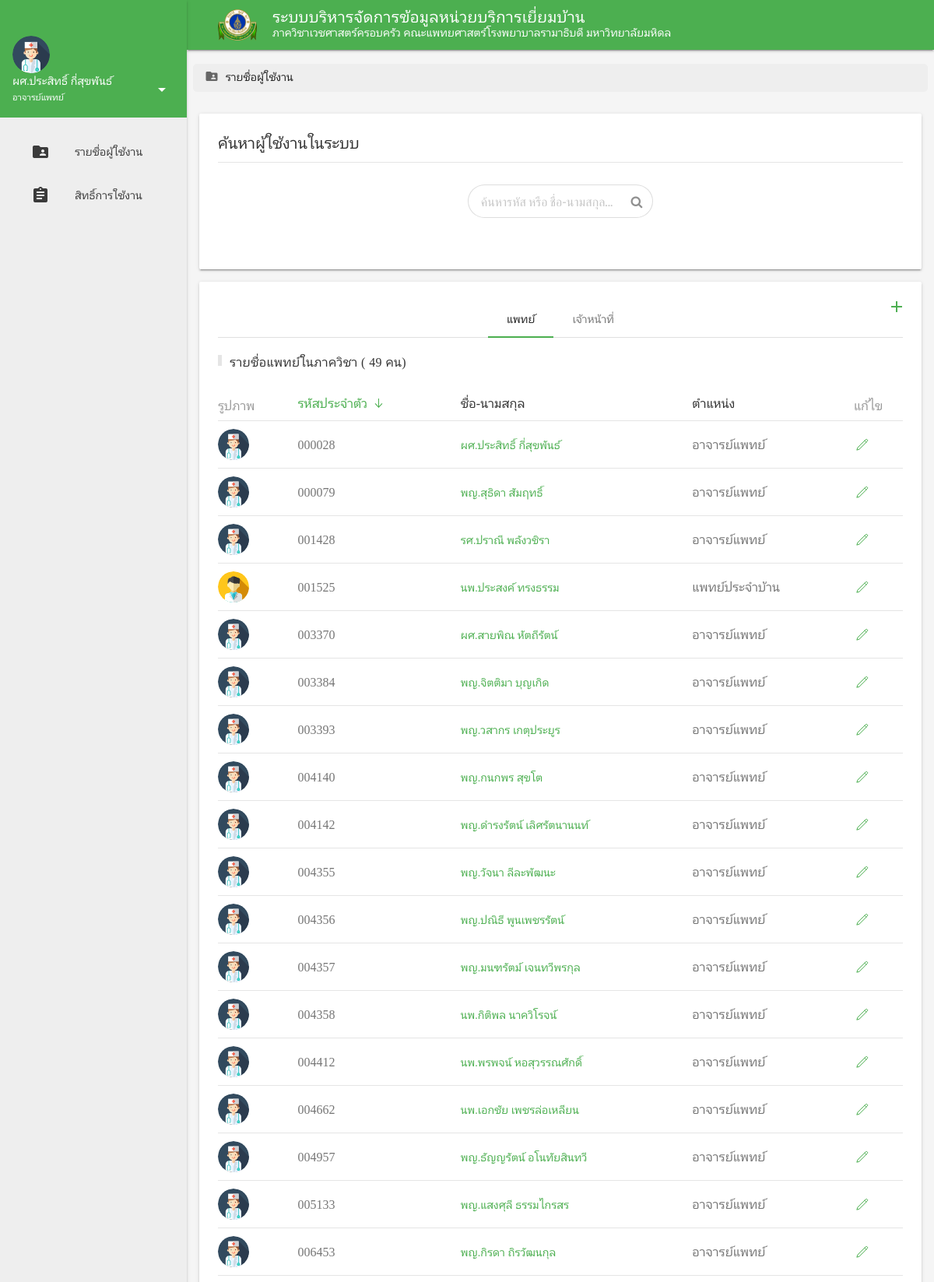
Screenshot of /admin.php (signed in, upper part) with the database file from the repository.
### tables this page shows
CREATE TABLE `tbuser` (
  `user` varchar(13) NOT NULL,
  `f_user` varchar(50) NOT NULL,
  `l_user` varchar(50) NOT NULL,
  `passwd` varchar(40) NOT NULL DEFAULT '',
  `id_position` varchar(2) NOT NULL,
  `question` int(1) NOT NULL,
  `answer` varchar(25) NOT NULL,
  `photo` varchar(250) NOT NULL
);

### id_position.php (called while the page is built)
<?php
    switch($row["id_position"])
    {
        case 0: $row["id_position"] = "ผู้ดูแลระบบ"; break;
        case 1: $row["id_position"] = "อาจารย์แพทย์"; break;
        case 2: $row["id_position"] = "แพทย์ประจำบ้าน"; break;
        case 3: $row["id_position"] = "3 เจ้าหน้าที่"; break;
        case 4: $row["id_position"] = "4 เจ้าหน้าที่"; break;
        case 5: $row["id_position"] = "5 เจ้าหน้าที่"; break;
        case 6: $row["id_position"] = "นักศึกษาแพทย์"; break;
    }
?>

### admin.php (the view, shortened to what this page needs)
<!DOCTYPE html>
<html>
<?php
    $user = $_SESSION['id'];
    $results = mysql_query("SELECT * FROM tbuser WHERE user = '$user'");
?>
    <head>
        <link rel="stylesheet" href="lib/mdl/material.min.css">
        <link rel="stylesheet" href="lib/mdl-template-dashboard/styles.css">
        <link rel="stylesheet" href="lib/semantic-ui/dist/semantic.min.css">
        <link rel="stylesheet" href="lib/uikit/css/uikit.min.css">
        <link rel="stylesheet" href="css/main.css">
        <link rel="stylesheet" href="css/font.css">
    </head>
    <body>
        <div class="demo-layout mdl-layout mdl-js-layout mdl-layout--fixed-drawer mdl-layout--fixed-header">
            <?php include "admin_header.html"; ?>
            <main class="mdl-layout__content mdl-color--grey-100">
                <div class="mdl-grid demo-content">
                    <ul class="uk-breadcrumb breadcrumb">
                        <li><span href="#"></span><i class="material-icons breadcrumb-icons">folder_shared</i> รายชื่อผู้ใช้งาน</li>
                    </ul>
                    <div class="mdl-card mdl-shadow--2dp mdl-cell mdl-cell--12-col mdl-cell--12-col-tablet mdl-cell--112-col-desktop">
                        <div class="mdl-card__supporting-text mdl-cell mdl-cell--12-col">
                            <h4 class="uk-heading-divider">ค้นหาผู้ใช้งานในระบบ</h4>
                            <div class="mdl-grid">
                                <div class="mdl-layout-spacer"></div>
                                <div class="ui category search">
                                    <div class="ui icon input">
                                        <input class="prompt" type="text" placeholder="ค้นหารหัส หรือ ชื่อ-นามสกุล...">
                                    </div>
                                </div>
                                <div class="mdl-layout-spacer"></div>
                            </div>
                        </div>
                    </div>
                    <div class="demo-updates mdl-card mdl-shadow--2dp mdl-cell--12-col mdl-cell mdl-cell--12-col-tablet mdl-cell--12-col-desktop">
                        <div class="mdl-card__menu">
                            <a href="#" title="พิมพ์สรุปก่อนประชุม" uk-tooltip uk-toggle>
                                <button class="mdl-button mdl-button--icon mdl-js-button mdl-js-ripple-effect">
                                <i class="material-icons">add</i></button>
                            </a>
                        </div>
                        <div class="mdl-card__supporting-text mdl-cell mdl-cell--12-col">
                            <div class="mdl-tabs mdl-js-tabs mdl-js-ripple-effect">
                                <div class="mdl-tabs__tab-bar">
                                    <a href="#doctor-panel" class="mdl-tabs__tab is-active">แพทย์</a>
                                    <a href="#staff-panel" class="mdl-tabs__tab">เจ้าหน้าที่</a>
                                </div>
                                <div class="mdl-tabs__panel is-active" id="doctor-panel">
                                    <?php
                                        $doctor_data = mysql_query(" SELECT * FROM tbuser
                                                    WHERE id_position BETWEEN 1 AND 2
                                                    ORDER BY user ASC");
                                        $doctor_count = mysql_num_rows($doctor_data);
                                    ?>
                                    <h5 class="uk-margin-top uk-heading-bullet">รายชื่อแพทย์ในภาควิชา (
                                        <?php echo "$doctor_count" ?> คน)</h5>
                                    <table class="uk-table uk-table-responsive uk-table-divider uk-table-hover uk-table-justify uk-table-middle uk-table-small">
                                        <thead>
                                            <tr>
                                                <th>รูปภาพ</th>
                                                <th class="uk-table-link"><a href="#" class="uk-button-text text-green">รหัสประจำตัว <span uk-icon="icon: arrow-down"></span></a></th>
                                                <th class="uk-table-link"><a href="#" class="uk-button-text">ชื่อ-นามสกุล</a></th>
                                                <th class="uk-table-link"><a href="#" class="uk-button-text">ตำแหน่ง</a></th>
                                                <th>แก้ไข</th>
                                            </tr>
                                        </thead>
                                        <tbody>
                                            <?php
                                                while($row = mysql_fetch_array($doctor_data)) {
                                                    include 'id_position.php';
                                                    if($row["photo"] == "") {
                                                        $photo = "img/avatar-doctor.svg";
                                                    }
                                                    else {
                                                        $photo = "img/".$row["photo"];
                                                    }
                                            ?>
                                                <tr>
                                                    <td><img class="uk-preserve-width uk-border-circle" src="<?php echo $photo ?>" width="40" alt=""></td>
                                                    <td>
                                                        <?php echo $row['user'] ?>
                                                    </td>
                                                    <td>
                                                        <a href="#" class="uk-button uk-button-text text-green">
                                                            <?php echo $row['f_user']." ".$row['l_user'] ?>
                                                        </a>
                                                    </td>
                                                    <td>
                                                        <?php echo $row['id_position'] ?>
                                                    </td>
                                                    <td>
                                                        <a href="#" class="uk-button uk-button-text text-green"><span uk-icon="icon: pencil"></span></a>
                                                    </td>
                                                </tr>
                                                <?php } ?>
                                        </tbody>
                                    </table>
                                </div>
                                    <?php
                                        $staff_data = mysql_query("
                                            SELECT * FROM tbuser
                                            WHERE NOT id_position BETWEEN 1 AND 2
                                            ORDER BY user ASC
                                        ");
                                    ?>
                                                <?php
                                                    while($row = mysql_fetch_array($staff_data)) {
                                                        include 'id_position.php';
                                                ?>
                                                    <?php } ?>
                            </div>
                        </div>
                    </div>
                </div>
            </main>
        </div>
    </body>
</html>

### css/main.css (style rules this page uses)
body { background-color: #fff; }
a { text-decoration: none; color: #4caf50; }
th { font-size: 100% !important; }
#header-title { color: #fff; }
#header-logo { width: 50px; margin-right: 20px; }
table thead tr th { font-weight: bold; color: red; }
.text-green { color: #4caf50; }
.breadcrumb-icons { font-size: 18px; vertical-align: text-top; padding-right: 5px; }
.breadcrumb { margin-top: 10px; padding-left: 15px; padding-top: 5px; padding-bottom: 7px; list-style: none; background-color: #eee; width: 100%; border-radius: 5px; }

### rows the page displays
tbuser: user "000028", f_user "ผศ.ประสิทธิ์", l_user "กี่สุขพันธ์", id_position "อาจารย์แพทย์"
tbuser: user "000079", f_user "พญ.สุธิดา", l_user "สัมฤทธิ์", id_position "อาจารย์แพทย์"
tbuser: user "001428", f_user "รศ.ปราณี", l_user "พลังวชิรา", id_position "อาจารย์แพทย์"
tbuser: photo (picture), user "001525", f_user "นพ.ประสงค์", l_user "ทรงธรรม", id_position "แพทย์ประจำบ้าน"
tbuser: user "003370", f_user "ผศ.สายพิณ", l_user "หัตถีรัตน์", id_position "อาจารย์แพทย์"
tbuser: user "003384", f_user "พญ.จิตติมา", l_user "บุญเกิด", id_position "อาจารย์แพทย์"
tbuser: user "003393", f_user "พญ.วสากร", l_user "เกตุประยูร", id_position "อาจารย์แพทย์"
tbuser: user "004140", f_user "พญ.กนกพร", l_user "สุขโต", id_position "อาจารย์แพทย์"
tbuser: user "004142", f_user "พญ.ดำรงรัตน์", l_user "เลิศรัตนานนท์", id_position "อาจารย์แพทย์"
tbuser: user "004355", f_user "พญ.วัจนา", l_user "ลีละพัฒนะ", id_position "อาจารย์แพทย์"
tbuser: user "004356", f_user "พญ.ปณิธี", l_user "พูนเพชรรัตน์", id_position "อาจารย์แพทย์"
tbuser: user "004357", f_user "พญ.มนฑรัตม์", l_user "เจนทวีพรกุล", id_position "อาจารย์แพทย์"
tbuser: user "004358", f_user "นพ.กิติพล", l_user "นาควิโรจน์", id_position "อาจารย์แพทย์"
tbuser: user "004412", f_user "นพ.พรพจน์", l_user "หอสุวรรณศักดิ์", id_position "อาจารย์แพทย์"
tbuser: user "004662", f_user "นพ.เอกชัย", l_user "เพชรล่อเหลียน", id_position "อาจารย์แพทย์"
tbuser: user "004957", f_user "พญ.ธัญญรัตน์", l_user "อโนทัยสินทวี", id_position "อาจารย์แพทย์"
tbuser: user "005133", f_user "พญ.แสงศุลี", l_user "ธรรมไกรสร", id_position "อาจารย์แพทย์"
tbuser: user "006453", f_user "พญ.กิรดา", l_user "ถิรวัฒนกุล", id_position "อาจารย์แพทย์"

### other values shown
$doctor_count "49"
